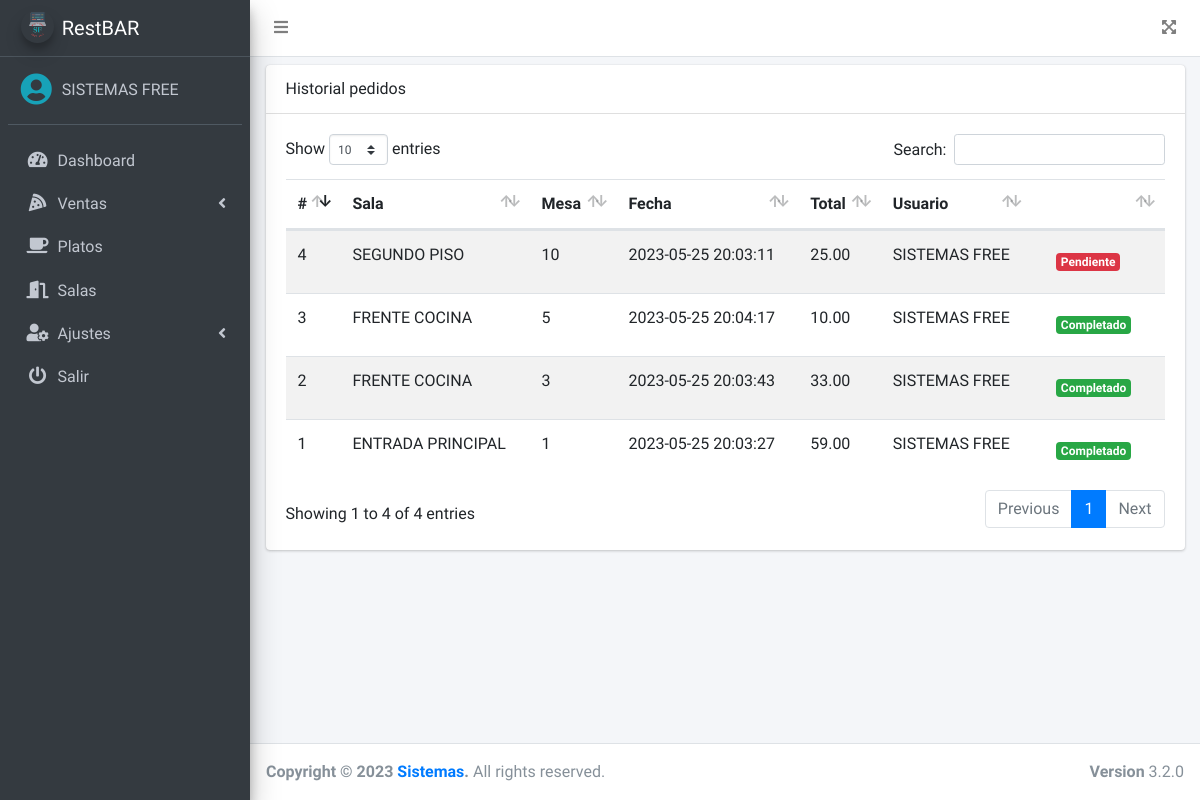
Before: /src/lista_ventas.php (signed in) with the older database file.
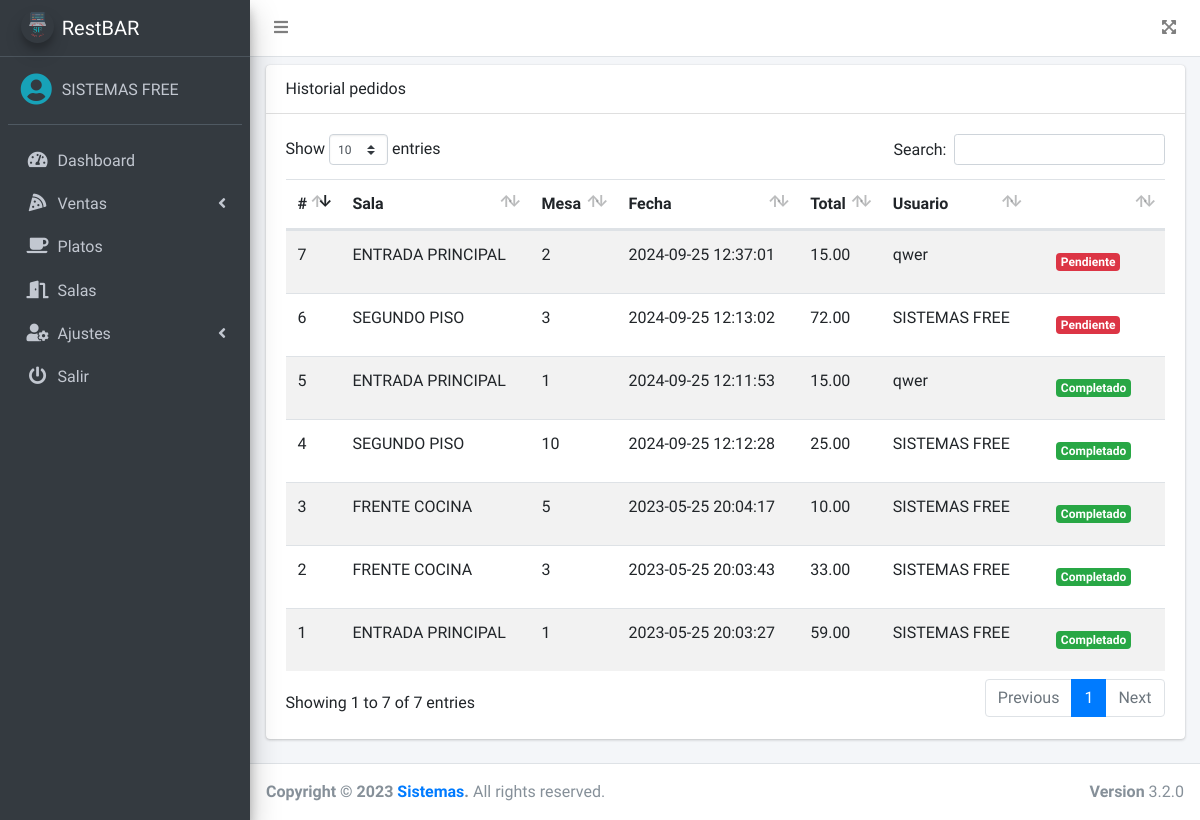
After: the same page with the newer database file.
### tables this page shows
CREATE TABLE `pedidos` (
  `id` int(11) NOT NULL,
  `id_sala` int(11) NOT NULL,
  `num_mesa` int(11) NOT NULL,
  `fecha` timestamp NOT NULL DEFAULT current_timestamp() ON UPDATE current_timestamp(),
  `total` decimal(10,2) NOT NULL,
  `observacion` text DEFAULT NULL,
  `estado` enum('PENDIENTE','FINALIZADO') NOT NULL DEFAULT 'PENDIENTE',
  `id_usuario` int(11) NOT NULL
);

CREATE TABLE `salas` (
  `id` int(11) NOT NULL,
  `nombre` varchar(100) NOT NULL,
  `mesas` int(11) NOT NULL,
  `estado` int(11) NOT NULL DEFAULT 1
);

CREATE TABLE `usuarios` (
  `id` int(11) NOT NULL,
  `nombre` varchar(200) NOT NULL,
  `correo` varchar(200) NOT NULL,
  `pass` varchar(50) NOT NULL,
  `rol` int(11) NOT NULL,
  `estado` int(11) NOT NULL DEFAULT 1
);

### src/lista_ventas.php (the view, shortened to what this page needs)
<?php
if ($_SESSION['rol'] == 1 || $_SESSION['rol'] == 2) {
    require_once "../conexion.php";
    $query = mysqli_query($conexion, "SELECT p.*, s.nombre AS sala, u.nombre FROM pedidos p INNER JOIN salas s ON p.id_sala = s.id INNER JOIN usuarios u ON p.id_usuario = u.id");
    include_once "includes/header.php";
?>
    <div class="card">
        <div class="card-header">
            Historial pedidos
        </div>
        <div class="card-body">
            <div class="table-responsive">
                <table class="table table-striped" id="tbl">
                    <thead>
                        <tr>
                            <th>#</th>
                            <th>Sala</th>
                            <th>Mesa</th>
                            <th>Fecha</th>
                            <th>Total</th>
                            <th>Usuario</th>
                            <th></th>
                        </tr>
                    </thead>
                    <tbody>
                        <?php while ($row = mysqli_fetch_assoc($query)) {
                            if ($row['estado'] == 'PENDIENTE') {
                                $estado = '<span class="badge badge-danger">Pendiente</span>';
                            } else {
                                $estado = '<span class="badge badge-success">Completado</span>';
                            }
                        ?>
                            <tr>
                                <td><?php echo $row['id']; ?></td>
                                <td><?php echo $row['sala']; ?></td>
                                <td><?php echo $row['num_mesa']; ?></td>
                                <td><?php echo $row['fecha']; ?></td>
                                <td><?php echo $row['total']; ?></td>
                                <td><?php echo $row['nombre']; ?></td>
                                <td>
                                    <a href="#" class="btn"><?php echo $estado; ?></a>
                                </td>
                            </tr>
                        <?php } ?>
                    </tbody>
                </table>
            </div>
        </div>
    </div>
<?php include_once "includes/footer.php";
} else {
    header('Location: permisos.php');
}
?>

Changed rows visible on the page:
changed pedidos id 4: fecha "2023-05-25 20:03:11" → "2024-09-25 12:12:28"; estado "Pendiente" → "Completado"
added pedidos: id "5", id_sala.nombre "ENTRADA PRINCIPAL", num_mesa "1", fecha "2024-09-25 12:11:53", total "15.00", id_usuario.nombre "qwer", estado "Completado"
added pedidos: id "6", id_sala.nombre "SEGUNDO PISO", num_mesa "3", fecha "2024-09-25 12:13:02", total "72.00", id_usuario.nombre "SISTEMAS FREE", estado "Pendiente"
added pedidos: id "7", id_sala.nombre "ENTRADA PRINCIPAL", num_mesa "2", fecha "2024-09-25 12:37:01", total "15.00", id_usuario.nombre "qwer", estado "Pendiente"
Other visible differences:
text written by a page script: "Show entries Search: Showing 1 to 4 of 4 entries Previous 1 Next" → "Show entries Search: Showing 1 to 7 of 7 entries Previous 1 Next"
